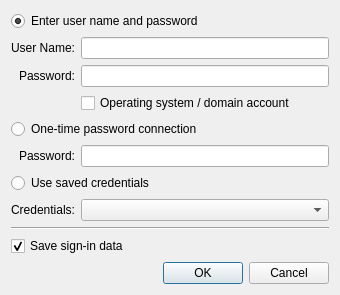
<?xml version="1.0" encoding="UTF-8"?>
<ui version="4.0">
 <class>AuthorizationDialog</class>
 <widget class="QDialog" name="AuthorizationDialog">
  <property name="geometry">
   <rect>
    <x>0</x>
    <y>0</y>
    <width>340</width>
    <height>280</height>
   </rect>
  </property>
  <property name="windowTitle">
   <string>Authorization</string>
  </property>
  <layout class="QVBoxLayout" name="verticalLayout">
   <item>
    <layout class="QGridLayout" name="gridLayout">
     <item row="0" column="0" colspan="2">
      <widget class="QRadioButton" name="radio_user_password">
       <property name="text">
        <string>Enter user name and password</string>
       </property>
       <property name="checked">
        <bool>true</bool>
       </property>
      </widget>
     </item>
     <item row="1" column="0">
      <widget class="QLabel" name="label_username">
       <property name="text">
        <string>User Name:</string>
       </property>
       <property name="alignment">
        <set>Qt::AlignmentFlag::AlignRight|Qt::AlignmentFlag::AlignVCenter</set>
       </property>
      </widget>
     </item>
     <item row="1" column="1">
      <widget class="QLineEdit" name="edit_username"/>
     </item>
     <item row="2" column="0">
      <widget class="QLabel" name="label_password">
       <property name="text">
        <string>Password:</string>
       </property>
       <property name="alignment">
        <set>Qt::AlignmentFlag::AlignRight|Qt::AlignmentFlag::AlignVCenter</set>
       </property>
      </widget>
     </item>
     <item row="2" column="1">
      <widget class="PasswordEdit" name="edit_password">
       <property name="sizePolicy">
        <sizepolicy hsizetype="Expanding" vsizetype="Fixed">
         <horstretch>0</horstretch>
         <verstretch>0</verstretch>
        </sizepolicy>
       </property>
      </widget>
     </item>
     <item row="3" column="1">
      <widget class="QCheckBox" name="checkbox_domain_account">
       <property name="text">
        <string>Operating system / domain account</string>
       </property>
       <property name="toolTip">
        <string>Sign in with a Windows or domain account (DOMAIN\user or user@domain) instead of an Aspia user</string>
       </property>
      </widget>
     </item>
     <item row="4" column="0" colspan="2">
      <widget class="QRadioButton" name="radio_one_time_password">
       <property name="text">
        <string>One-time password connection</string>
       </property>
      </widget>
     </item>
     <item row="5" column="0">
      <widget class="QLabel" name="label_one_time_password">
       <property name="text">
        <string>Password:</string>
       </property>
       <property name="alignment">
        <set>Qt::AlignmentFlag::AlignRight|Qt::AlignmentFlag::AlignVCenter</set>
       </property>
      </widget>
     </item>
     <item row="5" column="1">
      <widget class="PasswordEdit" name="edit_one_time_password">
       <property name="sizePolicy">
        <sizepolicy hsizetype="Expanding" vsizetype="Fixed">
         <horstretch>0</horstretch>
         <verstretch>0</verstretch>
        </sizepolicy>
       </property>
      </widget>
     </item>
     <item row="6" column="0" colspan="2">
      <widget class="QRadioButton" name="radio_saved_credentials">
       <property name="text">
        <string>Use saved credentials</string>
       </property>
      </widget>
     </item>
     <item row="7" column="0">
      <widget class="QLabel" name="label_credential">
       <property name="text">
        <string>Credentials:</string>
       </property>
       <property name="alignment">
        <set>Qt::AlignmentFlag::AlignRight|Qt::AlignmentFlag::AlignVCenter</set>
       </property>
      </widget>
     </item>
     <item row="7" column="1">
      <widget class="QComboBox" name="combo_credential">
       <property name="sizeAdjustPolicy">
        <enum>QComboBox::SizeAdjustPolicy::AdjustToContents</enum>
       </property>
       <property name="sizePolicy">
        <sizepolicy hsizetype="Expanding" vsizetype="Fixed">
         <horstretch>0</horstretch>
         <verstretch>0</verstretch>
        </sizepolicy>
       </property>
      </widget>
     </item>
     <item row="8" column="0" colspan="2">
      <widget class="Line" name="line">
       <property name="orientation">
        <enum>Qt::Orientation::Horizontal</enum>
       </property>
      </widget>
     </item>
     <item row="9" column="0" colspan="2">
      <widget class="QCheckBox" name="checkbox_save_credentials">
       <property name="text">
        <string>Save sign-in data</string>
       </property>
       <property name="checked">
        <bool>true</bool>
       </property>
      </widget>
     </item>
    </layout>
   </item>
   <item>
    <widget class="DialogButtonBox" name="buttonbox">
     <property name="standardButtons">
      <set>QDialogButtonBox::StandardButton::Cancel|QDialogButtonBox::StandardButton::Ok</set>
     </property>
    </widget>
   </item>
  </layout>
 </widget>
 <customwidgets>
  <customwidget>
   <class>DialogButtonBox</class>
   <extends>QDialogButtonBox</extends>
   <header>common/desktop/dialog_button_box.h</header>
  </customwidget>
  <customwidget>
   <class>PasswordEdit</class>
   <extends>QLineEdit</extends>
   <header>common/desktop/password_edit.h</header>
  </customwidget>
 </customwidgets>
 <resources>
  <include location="../../common/resources/common.qrc"/>
 </resources>
 <connections/>
</ui>
